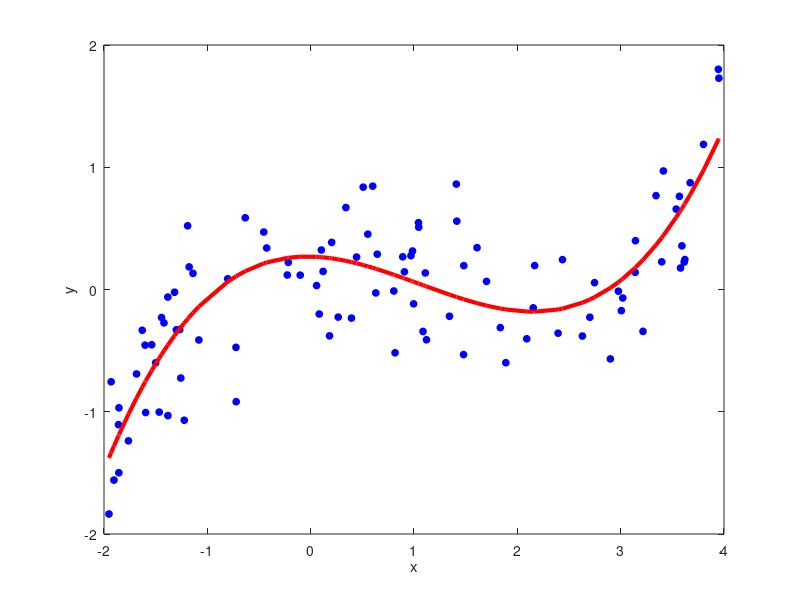
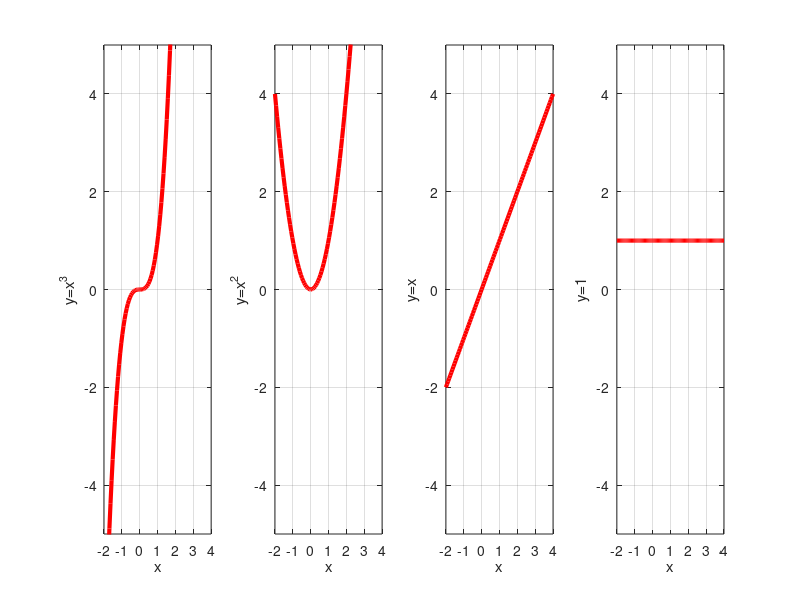

Source code (MATLAB) for these figures, in order:
load poly.mat

x = M(:, 1);
y = M(:, 2);

A = [x .^ 3, x .^ 2, x, ones(size(x))];

c = ols(y, A);

yp = A * c;

figure(1);
plot(x, y, 'ob', "markersize", 5, "markerfacecolor", "auto",
  x, yp, '-r', "linewidth", 3);
xlabel("x");
ylabel("y");

rx = linspace(-2, 4);

figure(2);
subplot(1, 4, 1);
plot(rx, rx .^ 3, '-r', "linewidth", 3);
axis([-2, 4, -5, 5])
grid on
xlabel("x")
ylabel("y=x^3")

subplot(1, 4, 2);
plot(rx, rx .^ 2, '-r', "linewidth", 3);
axis([-2, 4, -5, 5])
grid on
xlabel("x")
ylabel("y=x^2")

subplot(1, 4, 3);
plot(rx, rx, '-r', "linewidth", 3);
axis([-2, 4, -5, 5])
grid on
xlabel("x")
ylabel("y=x")

subplot(1, 4, 4);
plot(rx, ones(size(rx)), '-r', "linewidth", 3);
axis([-2, 4, -5, 5])
grid on
xlabel("x")
ylabel("y=1")
